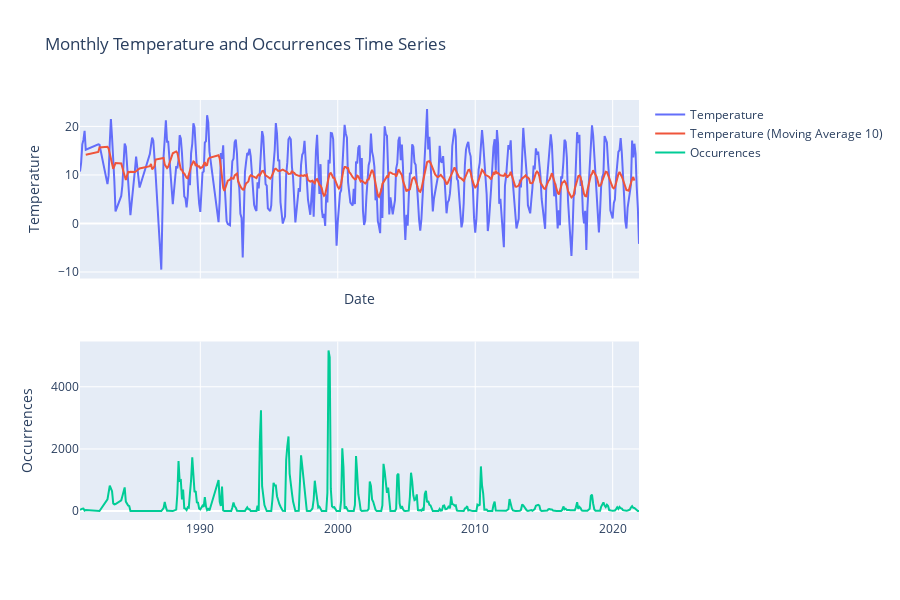

Source (notebook cell):
### Code cell
# Calculate moving average for temperature
window_size = 10  # Adjust the window size as needed
monthly_data['Temperature_MA'] = monthly_data['Temperature'].rolling(window_size, center=True).mean()

# Create the subplots with shared x-axis
fig = make_subplots(rows=2, cols=1, shared_xaxes=True)

# Add temperature line
fig.add_trace(go.Scatter(x=monthly_data['date'], y=monthly_data['Temperature'], mode='lines', name='Temperature'), row=1, col=1)

# Add moving average line for temperature
fig.add_trace(go.Scatter(x=monthly_data['date'], y=monthly_data['Temperature_MA'], mode='lines', name=f'Temperature (Moving Average {window_size})'), row=1, col=1)

# Add occurrences line
fig.add_trace(go.Scatter(x=monthly_data['date'], y=monthly_data['occurrenceStatus'], mode='lines', name='Occurrences'), row=2, col=1)

# Set layout
fig.update_layout(title='Monthly Temperature and Occurrences Time Series',
                  xaxis_title='Date',
                  yaxis_title='Temperature',
                  yaxis2_title='Occurrences',
                  height=600)

# Show the plot
fig.show()

### Figure 1 — Plotly figure (JSON) as saved in the notebook; plotly's stock layout.template omitted (floating-point values rounded to 4 significant figures; data arrays with more than 128 entries replaced by an {"elided": "..."} marker saying what was removed)
{"data": [{"mode": "lines", "name": "Temperature", "type": "scatter", "x": {"elided": "419 str values"}, "xaxis": "x", "y": {"elided": "419 float values"}, "yaxis": "y"}, {"mode": "lines", "name": "Temperature (Moving Average 10)", "type": "scatter", "x": {"elided": "419 str values"}, "xaxis": "x", "y": {"elided": "419 float values"}, "yaxis": "y"}, {"mode": "lines", "name": "Occurrences", "type": "scatter", "x": {"elided": "419 str values"}, "xaxis": "x2", "y": {"elided": "419 int values"}, "yaxis": "y2"}], "layout": {"height": 600, "title": {"text": "Monthly Temperature and Occurrences Time Series"}, "xaxis": {"anchor": "y", "domain": [0, 1], "matches": "x2", "showticklabels": false, "title": {"text": "Date"}}, "xaxis2": {"anchor": "y2", "domain": [0, 1]}, "yaxis": {"anchor": "x", "domain": [0.575, 1], "title": {"text": "Temperature"}}, "yaxis2": {"anchor": "x2", "domain": [0, 0.425], "title": {"text": "Occurrences"}}}}
